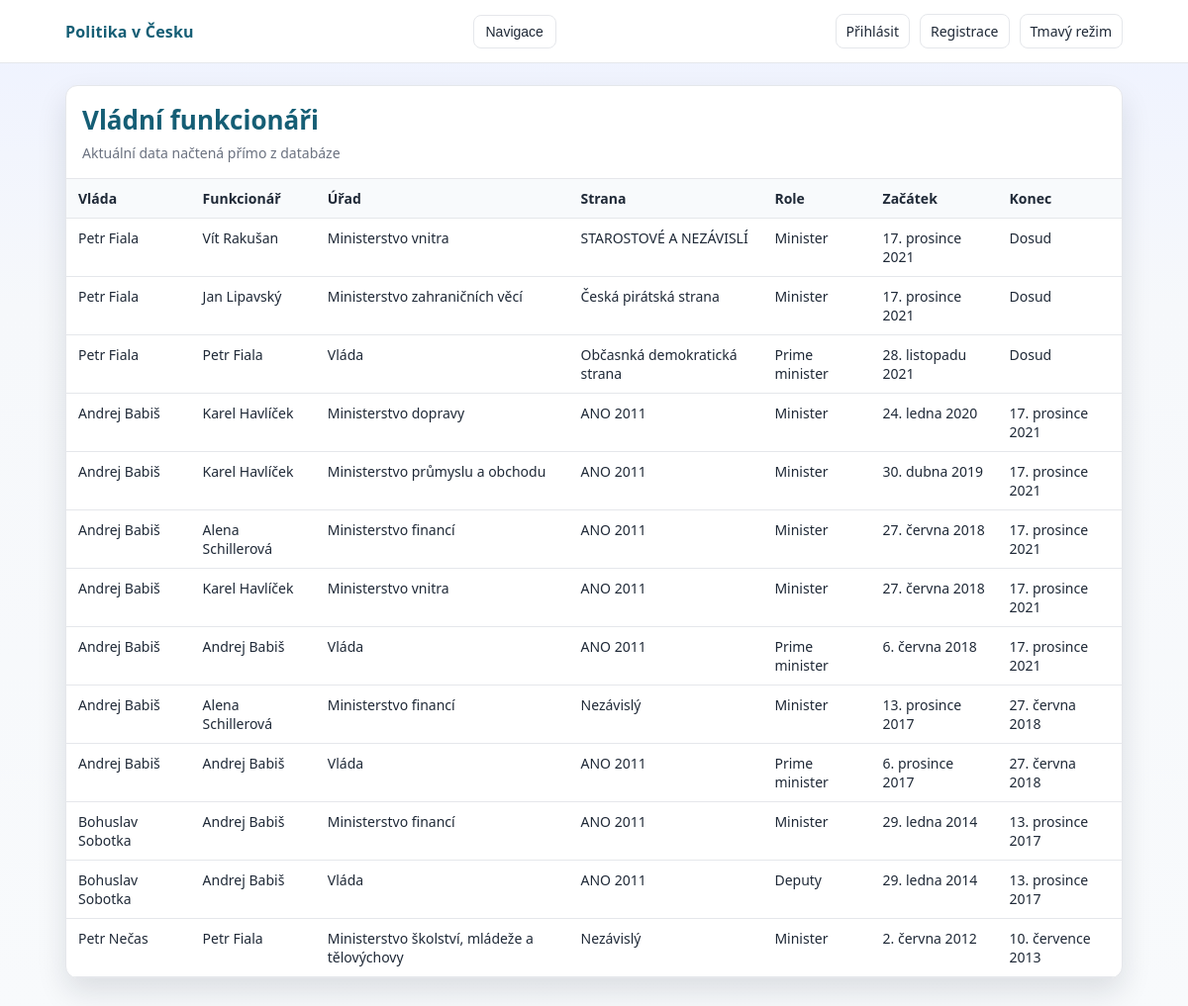
/government-officials/, run on an earlier commit of the app's database.
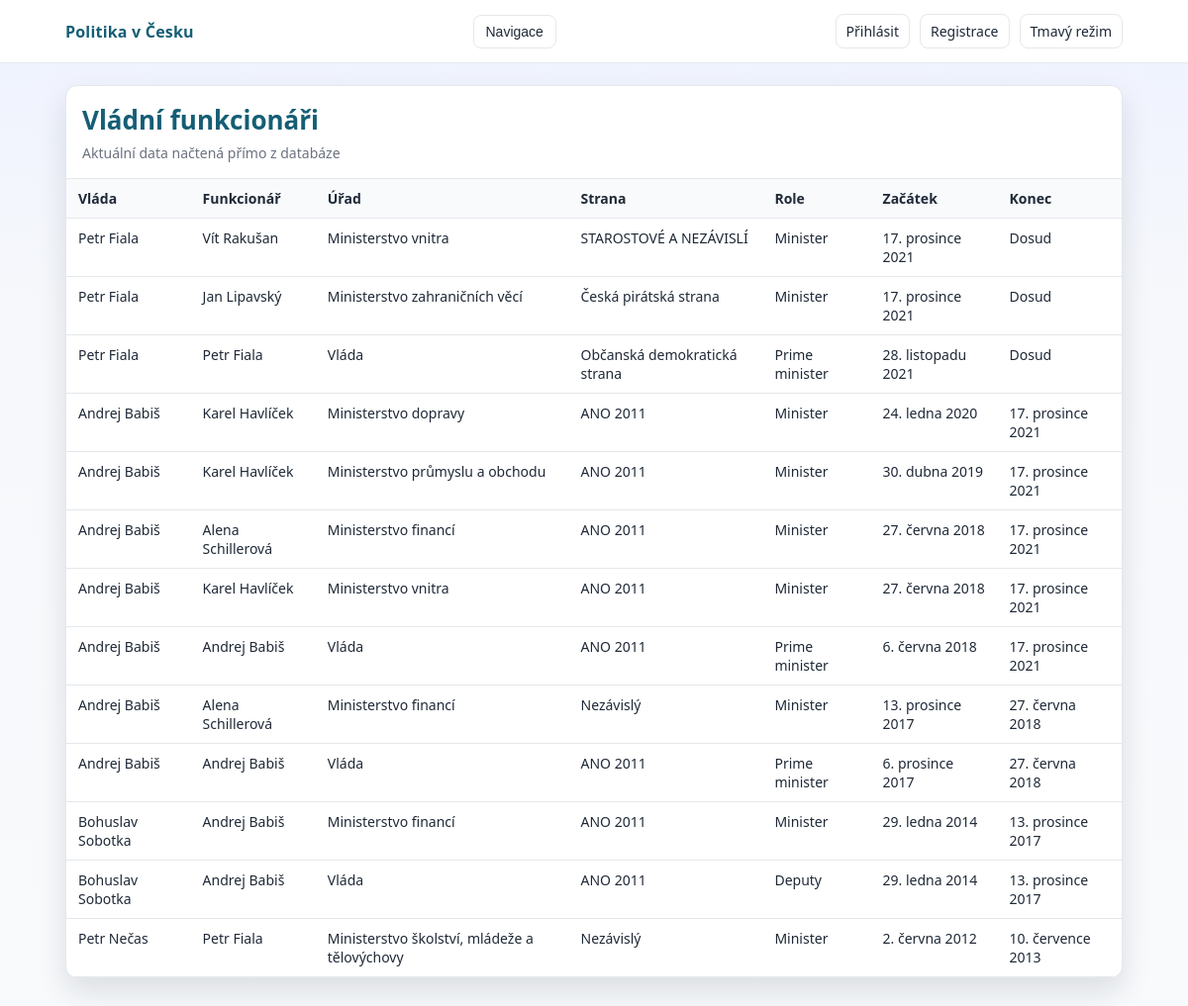
And on a later commit of the database.
### politicians/models.py (models this page shows, shortened)
class GovernmentOfficial(models.Model):
    government = models.ForeignKey(Government, on_delete=models.CASCADE, db_column='id_government')
    politician = models.ForeignKey(Politician, on_delete=models.CASCADE, db_column='id_politician')
    party = models.ForeignKey(Party, on_delete=models.SET_NULL, null=True, blank=True, db_column='id_party')
    office = models.ForeignKey(Office, on_delete=models.CASCADE, db_column='id_office')
    ROLE_CHOICES = [
        ('Minister', 'Minister'),
        ('Speaker of the house', 'Speaker of the house'),
        ('Deputy', 'Deputy'),
        ('Deputy speaker', 'Deputy speaker'),
        ('Prime minister', 'Prime minister'),
    ]
    role = models.CharField(max_length=50, choices=ROLE_CHOICES, blank=True, null=True)
    start_of_term = models.DateField()
    end_of_term = models.DateField(blank=True, null=True)
    class Meta:
        db_table = 'government_official'
        verbose_name = "vládní funkce"
        verbose_name_plural = "vládní funkce"
        unique_together = (('politician', 'government', 'office'),)

class Party(models.Model):
    name = models.CharField(max_length=50)
    founding = models.IntegerField(validators=[validate_founding_year])
    leader = models.CharField(max_length=75)
    photo = models.BinaryField(blank=True, null=True)
    photo_file = models.ImageField(upload_to='photos/parties/', blank=True, null=True)
    class Meta:
        db_table = 'party'
        verbose_name = 'strana'
        verbose_name_plural = 'strany'

class Government(models.Model):
    in_function = models.DateField()
    prime_minister = models.CharField(max_length=50, validators=[validate_letters_only])
    class Meta:
        db_table = 'government'
        verbose_name = 'vláda'
        verbose_name_plural = 'vlády'

class Politician(models.Model):
    name = models.CharField(max_length=50, validators=[alphabetic_validator])
    surname = models.CharField(max_length=50, validators=[alphabetic_validator])
    title = models.CharField(max_length=50, blank=True, null=True)
    photo = models.BinaryField(blank=True, null=True)
    photo_file = models.ImageField(upload_to='photos/politicians/', blank=True, null=True)
    age = models.SmallIntegerField(blank=True, null=True, validators=[MinValueValidator(21), MaxValueValidator(100)])
    class Meta:
        db_table = 'politician'
        verbose_name = "politik"
        verbose_name_plural = "politici"

class Office(models.Model):
    name = models.CharField(max_length=200, validators=[validate_letters_only])
    description = models.TextField(blank=True, null=True)
    class Meta:
        db_table = 'office'
        verbose_name = 'funkce'
        verbose_name_plural = 'funkce'

### politicians/views.py (the view)
# urls.py: path('government-officials/', views.government_officials_page, name='government_officials'),
def government_officials_page(request):
    officials = (
        GovernmentOfficial.objects.select_related('government', 'politician', 'party', 'office')
        .all()
        .order_by('-start_of_term')
    )
    context = {
        'page_title': 'Vládní funkcionáři',
        'officials': officials,
    }
    return render(request, 'politicians/government_officials.html', context)

### politicians/templates/politicians/government_officials.html (shortened to what this page needs)
{% extends 'politicians/base.html' %}
{% block content %}
<div class="table-wrap">
    <table>
        <thead>
            <tr>
                <th>Vláda</th>
                <th>Funkcionář</th>
                <th>Úřad</th>
                <th>Strana</th>
                <th>Role</th>
                <th>Začátek</th>
                <th>Konec</th>
            </tr>
        </thead>
        <tbody>
            {% for item in officials %}
            <tr>
                <td>{{ item.government.prime_minister }}</td>
                <td>{{ item.politician.name }} {{ item.politician.surname }}</td>
                <td>{{ item.office.name }}</td>
                <td>{{ item.party.name|default:'Nezávislý' }}</td>
                <td>{{ item.role|default:'-' }}</td>
                <td>{{ item.start_of_term }}</td>
                <td>{{ item.end_of_term|default:'Dosud' }}</td>
            </tr>
            {% empty %}
            <tr>
                <td colspan="8" class="empty">Žádní vládní funkcionáři nebyli nalezeni.</td>
            </tr>
            {% endfor %}
        </tbody>
    </table>
</div>
{% endblock %}

What changed in the data, as far as the page shows it:
changed through a linked row, GovernmentOfficial: party.name "Občasnká demokratická strana" → "Občanská demokratická strana"
